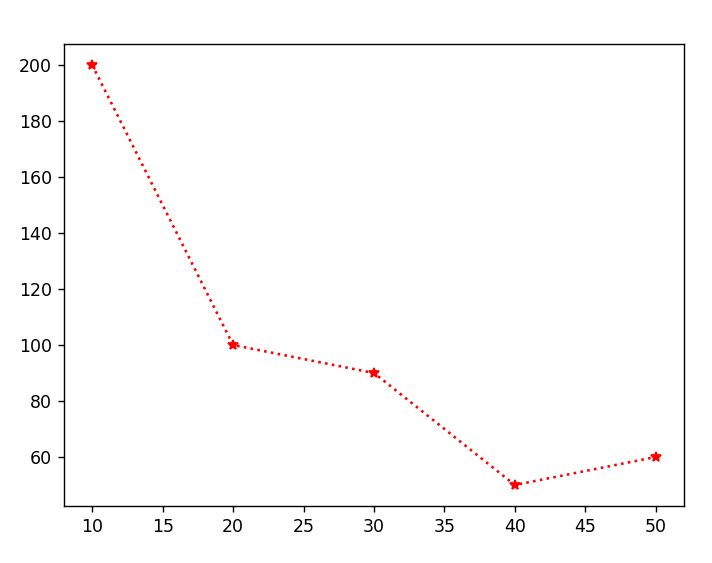

The script that drew this image:
import matplotlib.pyplot as plt
import numpy as np

xpoints=np.array([10,20,30,40,50])
ypoints=np.array([200,100,90,50,60])

plt.plot(xpoints,ypoints,"*:r")
plt.show()
